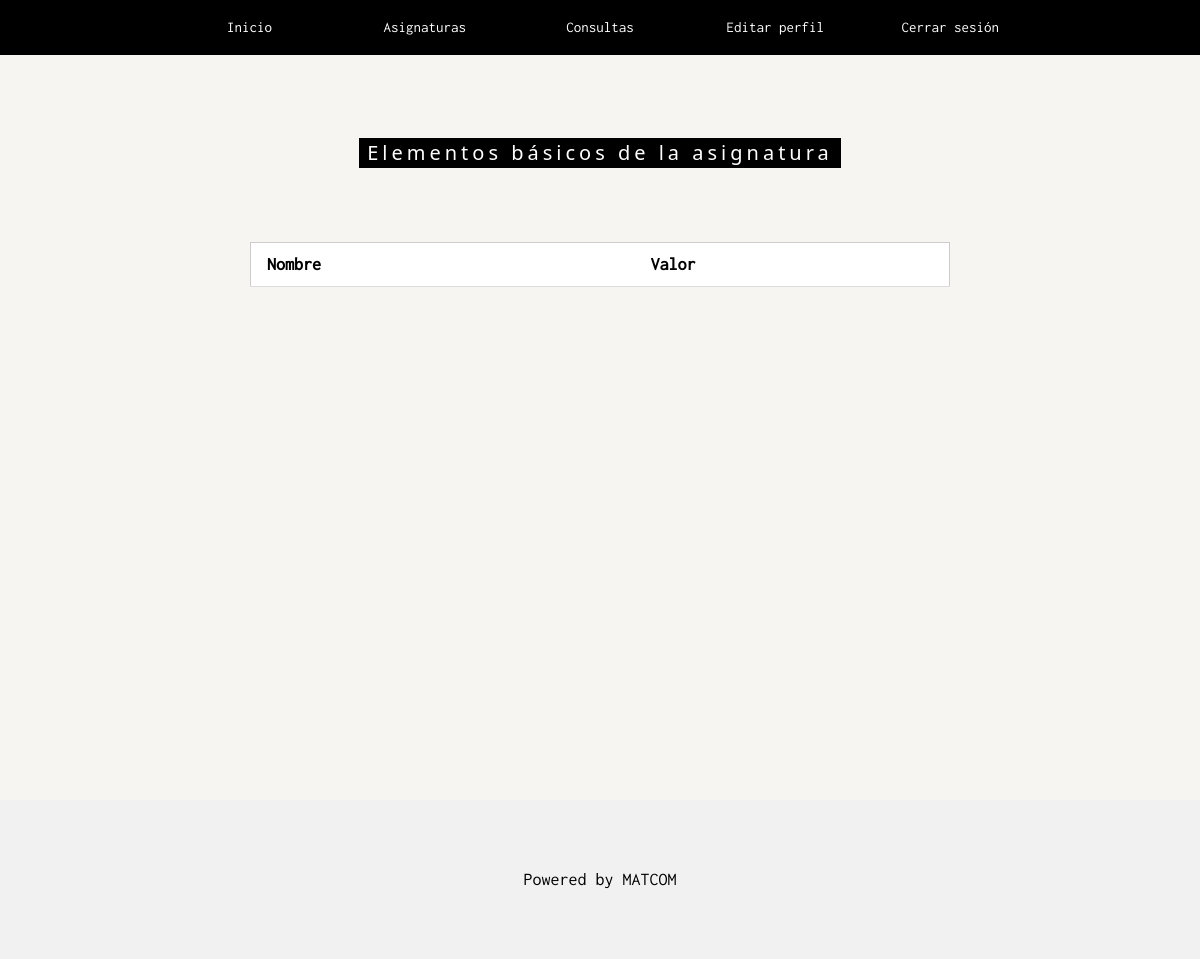
/subject/subject_professor/basic_elements/5 (signed in), run on an earlier commit of the app's database.
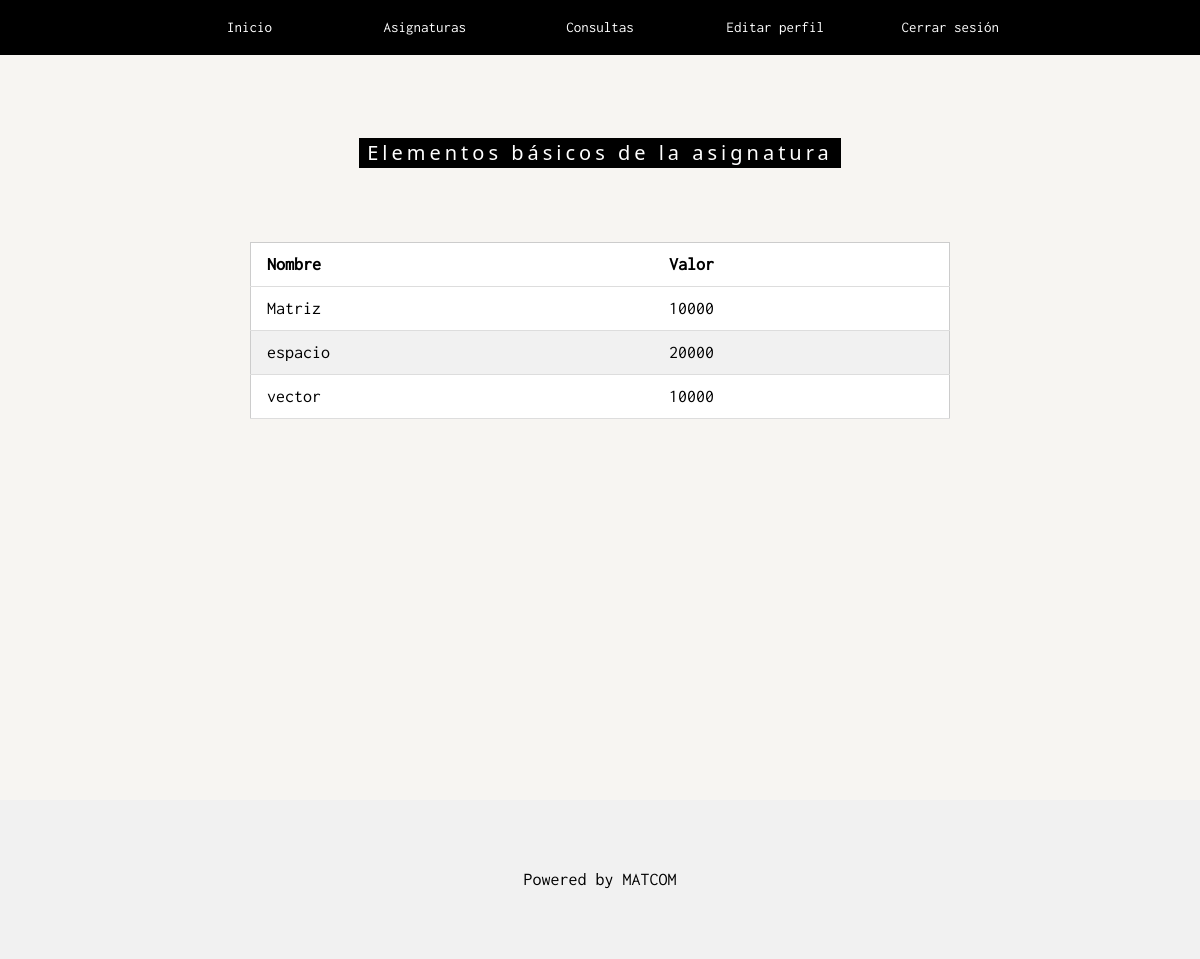
And on a later commit of the database.
### apps/basic_elements/models.py (models this page shows, shortened)
class BasicElement(Element):
    visible=models.BooleanField(default=False)
    imparts=models.ForeignKey(Imparts,models.CASCADE,related_name='basicElement_imparts',default=0)

### apps/elements/models.py (models this page shows, shortened)
class Element(models.Model):
    id=models.AutoField(primary_key=True)
    name=models.CharField(max_length=150)
    value=models.IntegerField()
    date_time_creation=models.DateTimeField()

### apps/basic_elements/views.py (the view)
# urls.py: path('subject/subject_professor/basic_elements/<int:pk>',basic_element_list,name='basic_elements'),
@permission_required('basic_elements.view_basicelement')
def basic_element_list(request,pk):
    try:
        Student.objects.get(id=request.user.id)
    except:
        basic_elements=BasicElement.objects.filter(imparts__subject=pk)
        return render(request,'basic_elements.html',{'pk':pk,'basic_elements':basic_elements})
    basic_elements=BasicElement.objects.filter(imparts__subject=pk,visible=True)
    return render(request,'basic_elements.html',{'pk':pk,'basic_elements':basic_elements})

### templates/basic_elements.html (shortened to what this page needs)
{% extends "_base_template.html" %}
{% load static %}
{% block content %}
<div class="w3-sand w3-grayscale w3-large" style="min-height: 100%;">
    <div class="w3-content w3-padding-64" style="max-width:700px">
        <h4 class="w3-center w3-padding-64"><span class="w3-tag w3-wide">Elementos básicos de la asignatura</span></h4>
        <table class="w3-table-all">
            <thead>
                <tr>
                    <th>Nombre</th>
                    <th>Valor</th>
                </tr>
            </thead>
            <tbody>
                {% for element in basic_elements %}
                <tr>
                    <td>{{element.name}}</td>
                    <td>{{element.value}}</td>
                </tr>
                {% endfor %}
            </tbody>
        </table>
        <br> <br>
    </div>
</div>
{% endblock %}

What changed in the data, as far as the page shows it:
added BasicElement: name "Matriz", value "10000"
added BasicElement: name "espacio", value "20000"
added BasicElement: name "vector", value "10000"
